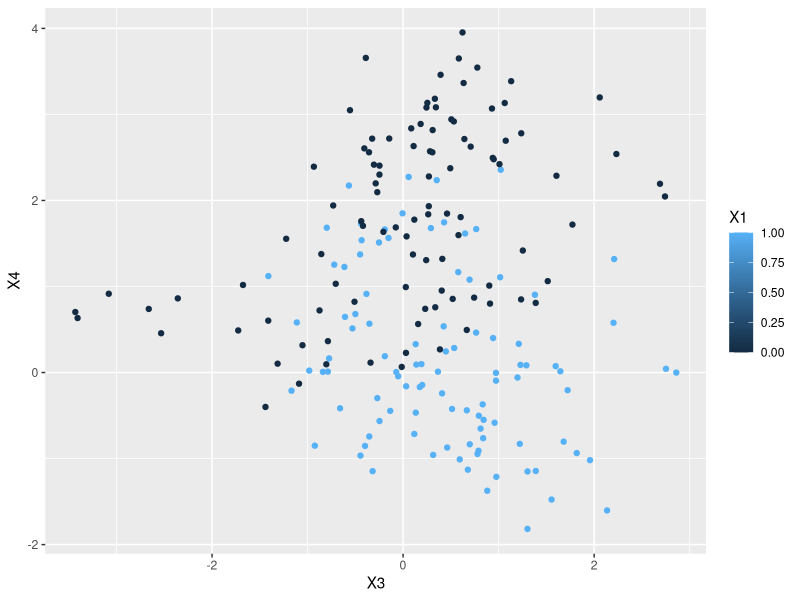

The R source for this figure: (Note: this script raises an error after producing the figure.)
library(MASS)
library(ggplot2)
#Generates a random sample for classification (see ESL page. 17)
generatedata<-function(){
  means1<-mvrnorm(10,c(1,0),matrix(c(1,0,0,1),nrow=2))
  means2<-mvrnorm(10,c(0,1),matrix(c(1,0,0,1),nrow=2))

  firstmeans<-sample(seq(1,10),100,replace=T)
  secondmeans<-sample(seq(1,10),100,replace=T)

  blue<-matrix(numeric(2*100),nrow=100)
  orange<-matrix(numeric(2*100),nrow=100)

  for(i in 1:100){
    k<-firstmeans[i]
    l<-secondmeans[i]
    blue[i,]<-mvrnorm(1,means1[k,],matrix(1/5*c(1,0,0,1),nrow=2))
    orange[i,]<-mvrnorm(1,means2[l,],matrix(1/5*c(1,0,0,1),nrow=2))
  }
  data<-matrix(numeric(200*4),nrow=200)
  data[,1]<-c(rep(1,100),rep(0,100))
  data[,2]<-c(rep(1,200))
  data[1:100,3:4]<-blue
  data[101:200,3:4]<-orange
  data<-data.frame(data)
  plot<-ggplot(data,aes(X3,X4,color=X1)) + geom_point()
  ggsave("Generatedplot.png",plot)
  names(data)<-c("Class","Intercept","X_coordinate","Y_coordinate")
  return(data)


}
data<-generatedata()

linearclass<-function(data){
  Y<-as.matrix(data[,1])
  X<-as.matrix(data[,2:4])
  beta<-solve(t(X)%*%X)%*%t(X)%*%Y
  boundry<-numeric(nrow(X))
  for(i in 1:nrow(X)){
    boundry[i]<-(0.5-beta[1]-beta[2]*X[i,2])/beta[3]
  }
  data<-data.frame(data,"boundry"=boundry)
  plot<-ggplot(data,aes(X_coordinate,Y_coordinate,color=Class))
  + geom_point() + geom_line(aes(y=boundry))
  ggsave("Boundryplot.png",plot)

}
linearclass(data)
